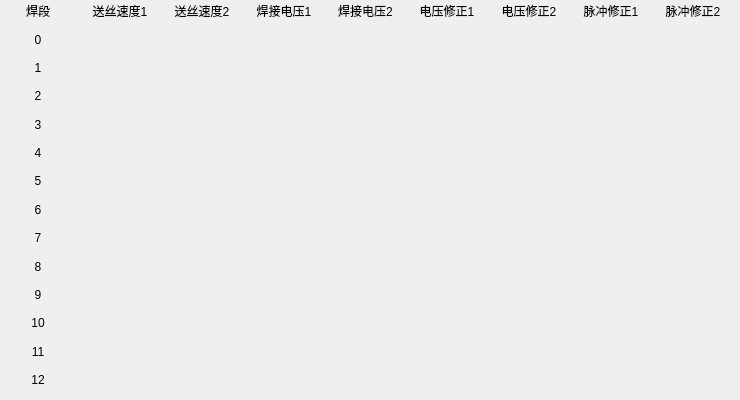
     <widget class="QWidget" name="L6_2">
      <attribute name="title">
       <string>L6</string>
      </attribute>
      <widget class="QWidget" name="layoutWidget_14">
       <property name="geometry">
        <rect>
         <x>0</x>
         <y>0</y>
         <width>731</width>
         <height>391</height>
        </rect>
       </property>
       <layout class="QGridLayout" name="gridLayout_18">
        <item row="0" column="0">
         <widget class="QLabel" name="label_577">
          <property name="sizePolicy">
           <sizepolicy hsizetype="Preferred" vsizetype="Preferred">
            <horstretch>0</horstretch>
            <verstretch>0</verstretch>
           </sizepolicy>
          </property>
          <property name="text">
           <string>焊段</string>
          </property>
          <property name="alignment">
           <set>Qt::AlignCenter</set>
          </property>
         </widget>
        </item>
        <item row="0" column="1">
         <widget class="QLabel" name="label_578">
          <property name="sizePolicy">
           <sizepolicy hsizetype="Preferred" vsizetype="Preferred">
            <horstretch>0</horstretch>
            <verstretch>0</verstretch>
           </sizepolicy>
          </property>
          <property name="text">
           <string>送丝速度1</string>
          </property>
          <property name="alignment">
           <set>Qt::AlignCenter</set>
          </property>
         </widget>
        </item>
        <item row="0" column="2">
         <widget class="QLabel" name="label_579">
          <property name="sizePolicy">
           <sizepolicy hsizetype="Preferred" vsizetype="Preferred">
            <horstretch>0</horstretch>
            <verstretch>0</verstretch>
           </sizepolicy>
          </property>
          <property name="text">
           <string>送丝速度2</string>
          </property>
          <property name="alignment">
           <set>Qt::AlignCenter</set>
          </property>
         </widget>
        </item>
        <item row="0" column="3">
         <widget class="QLabel" name="label_580">
          <property name="sizePolicy">
           <sizepolicy hsizetype="Preferred" vsizetype="Preferred">
            <horstretch>0</horstretch>
            <verstretch>0</verstretch>
           </sizepolicy>
          </property>
          <property name="text">
           <string>焊接电压1</string>
          </property>
          <property name="alignment">
           <set>Qt::AlignCenter</set>
          </property>
         </widget>
        </item>
        <item row="0" column="4">
         <widget class="QLabel" name="label_581">
          <property name="sizePolicy">
           <sizepolicy hsizetype="Preferred" vsizetype="Preferred">
            <horstretch>0</horstretch>
            <verstretch>0</verstretch>
           </sizepolicy>
          </property>
          <property name="text">
           <string>焊接电压2</string>
          </property>
          <property name="alignment">
           <set>Qt::AlignCenter</set>
          </property>
         </widget>
        </item>
        <item row="0" column="5">
         <widget class="QLabel" name="label_582">
          <property name="sizePolicy">
           <sizepolicy hsizetype="Preferred" vsizetype="Preferred">
            <horstretch>0</horstretch>
            <verstretch>0</verstretch>
           </sizepolicy>
          </property>
          <property name="text">
           <string>电压修正1</string>
          </property>
          <property name="alignment">
           <set>Qt::AlignCenter</set>
          </property>
         </widget>
        </item>
        <item row="0" column="6">
         <widget class="QLabel" name="label_583">
          <property name="sizePolicy">
           <sizepolicy hsizetype="Preferred" vsizetype="Preferred">
            <horstretch>0</horstretch>
            <verstretch>0</verstretch>
           </sizepolicy>
          </property>
          <property name="text">
           <string>电压修正2</string>
          </property>
          <property name="alignment">
           <set>Qt::AlignCenter</set>
          </property>
         </widget>
        </item>
        <item row="0" column="7">
         <widget class="QLabel" name="label_584">
          <property name="sizePolicy">
           <sizepolicy hsizetype="Preferred" vsizetype="Preferred">
            <horstretch>0</horstretch>
            <verstretch>0</verstretch>
           </sizepolicy>
          </property>
          <property name="text">
           <string>脉冲修正1</string>
          </property>
          <property name="alignment">
           <set>Qt::AlignCenter</set>
          </property>
         </widget>
        </item>
        <item row="0" column="8">
         <widget class="QLabel" name="label_585">
          <property name="sizePolicy">
           <sizepolicy hsizetype="Preferred" vsizetype="Preferred">
            <horstretch>0</horstretch>
            <verstretch>0</verstretch>
           </sizepolicy>
          </property>
          <property name="text">
           <string>脉冲修正2</string>
          </property>
          <property name="alignment">
           <set>Qt::AlignCenter</set>
          </property>
         </widget>
        </item>
        <item row="1" column="0">
         <widget class="QLabel" name="label_586">
          <property name="text">
           <string>0</string>
          </property>
          <property name="alignment">
           <set>Qt::AlignCenter</set>
          </property>
         </widget>
        </item>
        <item row="2" column="0">
         <widget class="QLabel" name="label_587">
          <property name="text">
           <string>1</string>
          </property>
          <property name="alignment">
           <set>Qt::AlignCenter</set>
          </property>
         </widget>
        </item>
        <item row="3" column="0">
         <widget class="QLabel" name="label_588">
          <property name="text">
           <string>2</string>
          </property>
          <property name="alignment">
           <set>Qt::AlignCenter</set>
          </property>
         </widget>
        </item>
        <item row="4" column="0">
         <widget class="QLabel" name="label_589">
          <property name="text">
           <string>3</string>
          </property>
          <property name="alignment">
           <set>Qt::AlignCenter</set>
          </property>
         </widget>
        </item>
        <item row="5" column="0">
         <widget class="QLabel" name="label_590">
          <property name="text">
           <string>4</string>
          </property>
          <property name="alignment">
           <set>Qt::AlignCenter</set>
          </property>
         </widget>
        </item>
        <item row="6" column="0">
         <widget class="QLabel" name="label_591">
          <property name="text">
           <string>5</string>
          </property>
          <property name="alignment">
           <set>Qt::AlignCenter</set>
          </property>
         </widget>
        </item>
        <item row="7" column="0">
         <widget class="QLabel" name="label_592">
          <property name="text">
           <string>6</string>
          </property>
          <property name="alignment">
           <set>Qt::AlignCenter</set>
          </property>
         </widget>
        </item>
        <item row="8" column="0">
         <widget class="QLabel" name="label_593">
          <property name="text">
           <string>7</string>
          </property>
          <property name="alignment">
           <set>Qt::AlignCenter</set>
          </property>
         </widget>
        </item>
        <item row="9" column="0">
         <widget class="QLabel" name="label_594">
          <property name="text">
           <string>8</string>
          </property>
          <property name="alignment">
           <set>Qt::AlignCenter</set>
          </property>
         </widget>
        </item>
        <item row="10" column="0">
         <widget class="QLabel" name="label_595">
          <property name="text">
           <string>9</string>
          </property>
          <property name="alignment">
           <set>Qt::AlignCenter</set>
          </property>
         </widget>
        </item>
        <item row="11" column="0">
         <widget class="QLabel" name="label_596">
          <property name="text">
           <string>10</string>
          </property>
          <property name="alignment">
           <set>Qt::AlignCenter</set>
          </property>
         </widget>
        </item>
        <item row="12" column="0">
         <widget class="QLabel" name="label_597">
          <property name="text">
           <string>11</string>
          </property>
          <property name="alignment">
           <set>Qt::AlignCenter</set>
          </property>
         </widget>
        </item>
        <item row="13" column="0">
         <widget class="QLabel" name="label_598">
          <property name="text">
           <string>12</string>
          </property>
          <property name="alignment">
           <set>Qt::AlignCenter</set>
          </property>
         </widget>
        </item>
       </layout>
      </widget>
     </widget>
